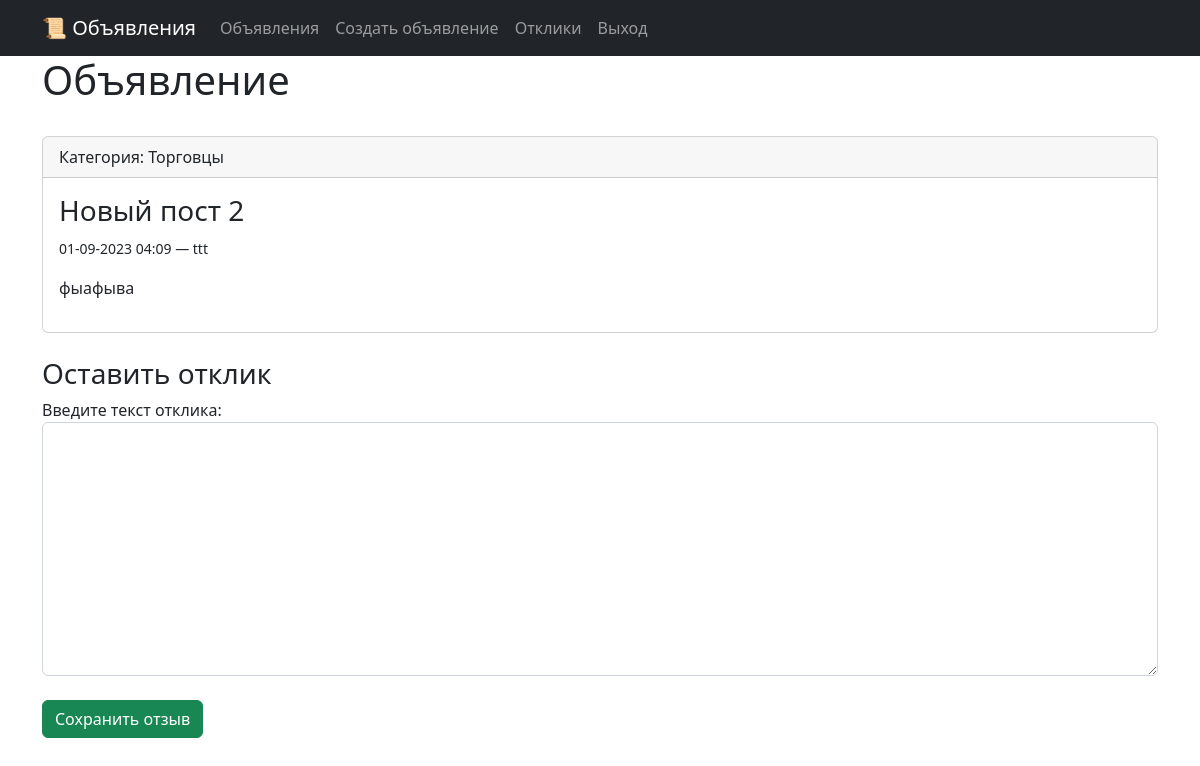
The app's page /posts/15/ (signed in) with its own data.
### boardapp/models.py (models this page shows, shortened)
class Post(models.Model):
    user = models.ForeignKey(User, on_delete=models.CASCADE, related_name='user_posts')
    title = models.CharField(max_length=128)
    content = models.TextField()
    dateCreation = models.DateTimeField(auto_now_add=True)
    TANK = 'TK'
    HEAL = 'HL'
    DD = 'DD'
    MERCHANT = 'MC'
    GUILDMASTER = 'GM'
    QUESTGIVER = 'QG'
    BLACKSMITH = 'BS'
    LEATHERWORKER = 'LW'
    POTIONSMASTER = 'PM'
    SPELLMASTER = 'SM'
    CATEGORY_CHOICES = (
        (TANK, 'Танки'),
        (HEAL, 'Хилы'),
        (DD, 'ДД'),
        (MERCHANT, 'Торговцы'),
        (GUILDMASTER, 'Гилдмастеры'),
        (QUESTGIVER, 'Квестгиверы'),
        (BLACKSMITH, 'Кузнецы'),
        (LEATHERWORKER, 'Кожевники'),
        (POTIONSMASTER, 'Зельевары'),
        (SPELLMASTER, 'Мастера заклинаний'),
    )
    categoryType = models.CharField(max_length=2, choices=CATEGORY_CHOICES)

### boardapp/views.py (the view, shortened to what this page needs)
# urls.py: path('posts/<int:pk>/', PostDetail.as_view(), name='post_detail'),
class PostDetail(LoginRequiredMixin, FormView, DetailView):
    model = Post
    form_class = ReplyForm
    template_name='boardapp/postdetail.html'
    context_object_name='post'
    success_url = '/'
    def get_context_data(self, **kwargs):
        context = super().get_context_data(**kwargs)
        context['post'] = Post.objects.get(pk=self.kwargs['pk'])
        return context

### boardapp/forms.py
class ReplyForm(ModelForm):
  class Meta:
    model = Reply
    fields = ['text']
    widgets = {
        'text' : forms.Textarea(attrs={'class': 'form-control',})
    }
    labels = {
      'text': 'Введите текст отклика',
    }

### boardapp/templates/boardapp/postdetail.html (shortened to what this page needs)
{% extends 'layout/default.html' %}
{% block content %}
<h1>Объявление</h1>
<br>
<div class="card">
    <div class="card-header">
        Категория: {{ post.get_categoryType_display }}
    </div>
    <div class="card-body">
        <h3 class="card-title">{{ post.title }}</h3>
        <p class="card-text"><small class="text-body-secondary">{{ post.dateCreation|date:'d-m-Y h:m' }} — {{ post.user.username }}</small></p>
        <p class="card-text">{{ post.content | safe }}</p>
    </div>
</div>
{% if post.user != request.user %}
<br>
<h3>Оставить отклик</h3>
<form method="POST">
    {{ form }}
    <br>
    <input class="btn btn-success" type="submit" value="Сохранить отзыв">
</form>
{% endif %}
{% endblock content %}

### records on screen
Post: categoryType "Торговцы", title "Новый пост 2", dateCreation "01-09-2023 04:09", user.username "ttt", content "фыафыва"
